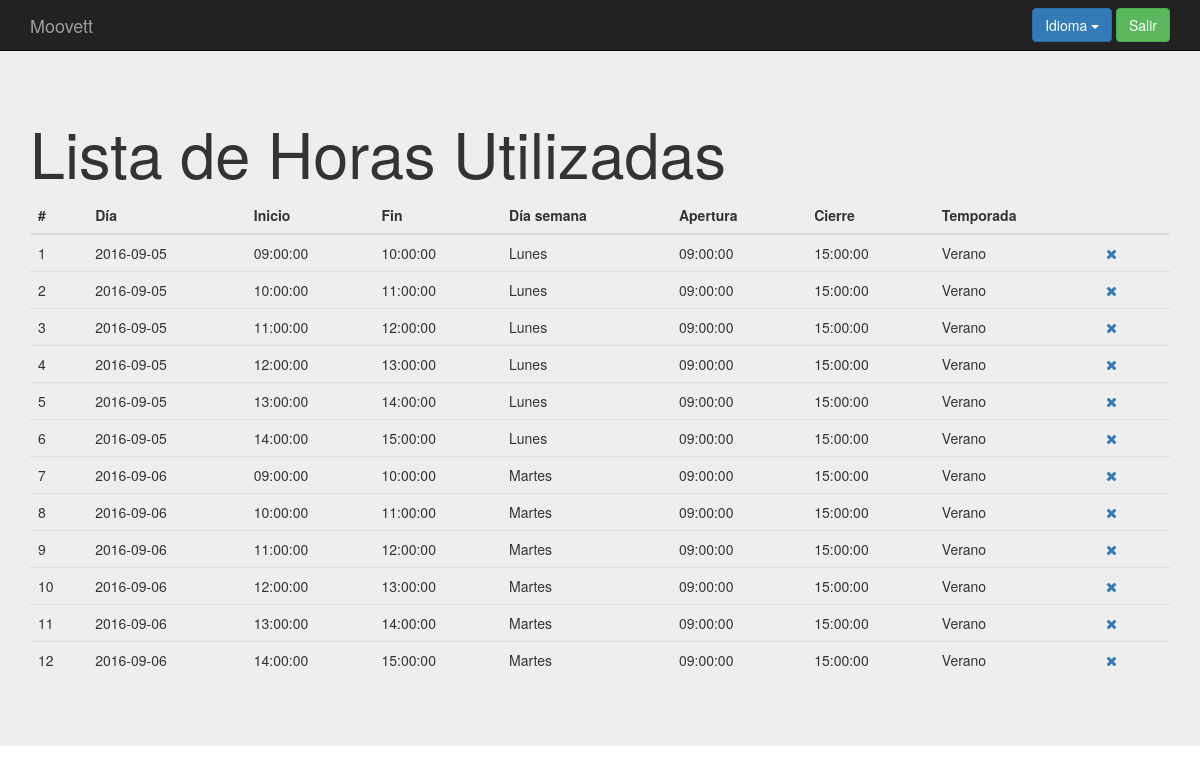
/index.php?controller=hour&action=showused (signed in), run on an earlier commit of the app's database.
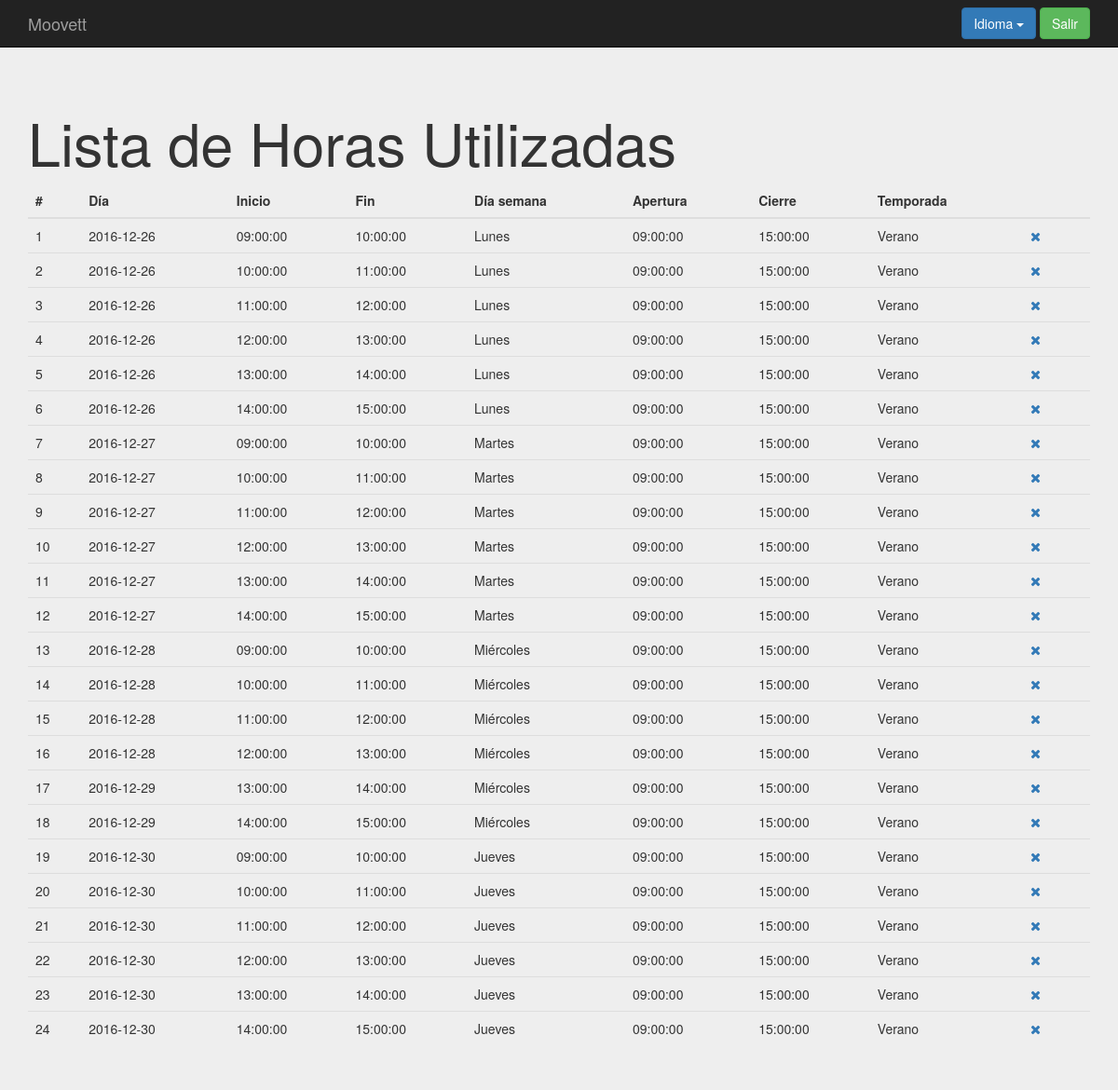
And on a later commit of the database.
### tables this page shows
create table `horas_posibles` (
  `id` int(11) not null,
  `dia` date not null,
  `hora_inicio` time not null,
  `hora_fin` time not null,
  `rango_horario_id` int(11) not null,
  `active` tinyint(1) not null default '0'
);

create table `rango_horario` (
  `id` int(11) not null,
  `dia_s` varchar(10) not null,
  `hora_apertura` time not null,
  `hora_cierre` time not null,
  `horario_temporada_id` int(11) not null
);

create table `horario_temporada` (
`id` int(11) not null,
  `dia_inicio` date not null,
  `dia_fin` date not null,
  `nombre_temp` varchar(30) not null
);

### core/ViewManager.php (called while the page is built, shortened)
<?php
class ViewManager {
    private $variables = array();
    public function setVariable($varname, $value, $flash=false) {
        $this->variables[$varname] = $value;
    }
    public function getVariable($varname, $default=NULL) {
        if (!isset($this->variables[$varname])) {
            return $default;
        }
        return $this->variables[$varname];
    }
    public function render($controller, $viewname) {
        include(__DIR__."/../Views/$controller/$viewname.php");
    }
    private static $viewmanager_singleton = NULL;
    public static function getInstance() {
        if (self::$viewmanager_singleton == null) {
            self::$viewmanager_singleton = new ViewManager();
        }
        return self::$viewmanager_singleton;
    }
}

### Controllers/HOUR_Controller.php (called while the page is built, shortened)
<?php
require_once(__DIR__."/../core/ViewManager.php");
require_once(__DIR__."/../core/I18n.php");
require_once(__DIR__."/../Models/Hour.php");
require_once(__DIR__."/../Models/HOUR_Model.php");
class HOUR_Controller extends BaseController {
    private $hourMapper;
    public function __construct() {
        $this->hourMapper = new HOUR_Model();
        $this->view->setLayout("default");
    }
    public function showused(){
        $hours = $this->hourMapper->fetch_all();
        $ranks = $this->hourMapper->fetch_ranks();
        $seasons = $this->hourMapper->fetch_seasons();
        $this->view->setVariable("seasons", $seasons);
        $this->view->setVariable("ranks", $ranks);
        $this->view->setVariable("hours", $hours);
        $this->view->render("hour", "HOUR_SHOWUSED_Vista");
    }
}

### index.php (called while the page is built, shortened)
<?php
function run() {
    try{
        $controller = loadController($_GET["controller"]);
        $actionName = $_GET["action"];
        $controller->$actionName();
    } catch(Exception $ex) {
        die($ex->getMessage());
  }
}
function loadController($controllerName) {
    return new $controllerClassName();
}
run();
?>

### core/I18n.php (called while the page is built, shortened)
<?php
class I18n {
  private $messages;
  public function setLanguage($language) {
    $this->messages = $i18n_messages;
  }
  public function i18n($key) {
    if (isset($this->messages[$key])){
      return $this->messages[$key];
    }else{
      return $key;
    }
  }
  private static $i18n_singleton = null;
  public static function getInstance() {
    if (self::$i18n_singleton == NULL) {
      self::$i18n_singleton = new I18n();
    }
    return self::$i18n_singleton;
  }
}
function i18n($key) {
  return I18n::getInstance()->i18n($key);
}

### Models/Hour.php (called while the page is built, shortened)
<?php
class Hour {
    private $id;
    private $day;
    private $opening;
    private $closing;
    private $rankid;
    private $active;
    public function __construct($id=NULL, $day=NULL,$opening=NULL,$closing=NULL,$rankid=NULL,$active=NULL) {
        $this->id = $id;
        $this->day = $day;
        $this->opening = $opening;
        $this->closing=$closing;
        $this->rankid=$rankid;
        $this->active=$active;
    }
    public function getID() {
        return $this->id;
    }
    public function getDay() {
        return $this->day;
    }
    public function getOpening() {
        return $this->opening;
    }
    public function getClosing() {
        return $this->closing;
    }
    public function getRankID() {
        return $this->rankid;
    }
    public function getActive() {
        return $this->active;
    }
}

### Models/HOUR_Model.php (called while the page is built, shortened)
<?php
require_once(__DIR__."/../core/PDOConnection.php");
class HOUR_Model {
    private $db;
    public function __construct() {
        $this->db = PDOConnection::getInstance();
    }
    public function fetch_all(){
        $sql = $this->db->prepare("SELECT * FROM horas_posibles");
        $sql->execute();
        $hours_db = $sql->fetchAll(PDO::FETCH_ASSOC);
        $hours = array();
        foreach ($hours_db as $hour) {
            array_push($hours, new Hour($hour["id"], $hour["dia"],$hour["hora_inicio"],$hour["hora_fin"],$hour["rango_horario_id"],$hour["active"]));
        }
        return $hours;
    }
    public function fetch_ranks(){
        $sql = $this->db->prepare("SELECT * FROM rango_horario");
        $sql->execute();
        $list_db = $sql->fetchAll(PDO::FETCH_ASSOC);
        if ($list_db!= NULL) {
            return $list_db;
        } else {
            return NULL;
        }
    }
    public function fetch_seasons(){
        $sql = $this->db->prepare("SELECT * FROM horario_temporada");
        $sql->execute();
        $list_db = $sql->fetchAll(PDO::FETCH_ASSOC);
        if ($list_db!= NULL) {
            return $list_db;
        } else {
            return NULL;
        }
    }
}

### core/PDOConnection.php (called while the page is built)
<?php
class PDOConnection {
    private static $dbhost = "127.0.0.1";
    private static $dbname = "moovett";
    private static $dbuser = "moovett";
    private static $dbpass = "moovett";
    private static $db_singleton = null;
    public static function getInstance() {
        if (self::$db_singleton == null) {
            self::$db_singleton = new PDO(
                "mysql:host=".self::$dbhost.";dbname=".self::$dbname.";charset=utf8",
                self::$dbuser,
                self::$dbpass,
                array(
                    PDO::ATTR_EMULATE_PREPARES => false,
                    PDO::ATTR_ERRMODE => PDO::ERRMODE_EXCEPTION
                )
            );
        }
        return self::$db_singleton;
    }
}
?>

### Views/hour/HOUR_SHOWUSED_Vista.php (the view, shortened to what the changed rows need)
<?php
require_once(__DIR__."/../../core/ViewManager.php");
$view = ViewManager::getInstance();
$view->setVariable("title", "Manage Hours");
$hours = $view->getVariable("hours");
$ranks = $view->getVariable("ranks");
$seasons = $view->getVariable("seasons");
?>
<div class="jumbotron">
    <div class="container">
    <h1><?= i18n("List of Used Hours")?></h1>
<table class="table">
      <thead>
        <tr>
          <th>#</th>
          <th><?= i18n("Day")?></th>
          <th><?= i18n("Start")?></th>
          <th><?= i18n("End")?></th>
          <th><?= i18n("Weekday")?></th>
          <th><?= i18n("Opening")?></th>
          <th><?= i18n("Closing")?></th>
          <th><?= i18n("Season")?></th>
          <th style="width: 72px;"></th>
        </tr>
      </thead>
      <tbody>
	  <?php foreach($hours as $hour){ ?>
      <?php if($hour->getActive()==true){ ?>
          <tr>
      	  <td><?php echo $hour->getID(); ?></td>
          <td><?php echo $hour->getDay(); ?></td>
          <td><?php echo $hour->getOpening(); ?></td>
          <td><?php echo $hour->getClosing(); ?></td>
          <?php foreach($ranks as $rank => $value){ ?>
          <?php if($value["id"]==$hour->getRankID()){ ?>
            <td><?php echo i18n($value["dia_s"]) ?></td>
            <td><?php echo $value["hora_apertura"]?></td>
            <td><?php echo $value["hora_cierre"]?></td>
            <?php foreach($seasons as $season => $values){ ?>
            <?php if($values["id"]==$value["horario_temporada_id"]){ ?>
              <td><?php echo $values["nombre_temp"]?></td>
              <?php }  } ?>
          	<?php }  }  ?>
          <td>
            <a href="index.php?controller=hour&action=delete&amp;id=<?php echo $hour->getID();  ?>" role="button" data-toggle="modal"><i class="fa fa-times" aria-hidden="true"></i></a>
          </td>
          <?php } ?>
        </tr>
	       <?php } ?>
      </tbody>
    </table>
    </div>
</div>

What changed in the data, as far as the page shows it:
changed horas_posibles id 1: dia "2016-09-05" → "2016-12-26"
changed horas_posibles id 2: dia "2016-09-05" → "2016-12-26"
changed horas_posibles id 3: dia "2016-09-05" → "2016-12-26"
changed horas_posibles id 4: dia "2016-09-05" → "2016-12-26"
changed horas_posibles id 5: dia "2016-09-05" → "2016-12-26"
changed horas_posibles id 6: dia "2016-09-05" → "2016-12-26"
changed horas_posibles id 7: dia "2016-09-06" → "2016-12-27"
changed horas_posibles id 8: dia "2016-09-06" → "2016-12-27"
changed horas_posibles id 9: dia "2016-09-06" → "2016-12-27"
changed horas_posibles id 10: dia "2016-09-06" → "2016-12-27"
changed horas_posibles id 11: dia "2016-09-06" → "2016-12-27"
changed horas_posibles id 12: dia "2016-09-06" → "2016-12-27"
now on this page (row edited): horas_posibles: id "13", dia "2016-12-28", hora_inicio "09:00:00", hora_fin "10:00:00", horario_temporada (nombre_temp "Verano")
now on this page (row unchanged): rango_horario: dia_s "Miércoles", hora_apertura "09:00:00", hora_cierre "15:00:00", horario_temporada (nombre_temp "Verano")
now on this page (row edited): horas_posibles: id "14", dia "2016-12-28", hora_inicio "10:00:00", hora_fin "11:00:00", horario_temporada (nombre_temp "Verano")
now on this page (row edited): horas_posibles: id "15", dia "2016-12-28", hora_inicio "11:00:00", hora_fin "12:00:00", horario_temporada (nombre_temp "Verano")
now on this page (row edited): horas_posibles: id "16", dia "2016-12-28", hora_inicio "12:00:00", hora_fin "13:00:00", horario_temporada (nombre_temp "Verano")
now on this page (row edited): horas_posibles: id "17", dia "2016-12-29", hora_inicio "13:00:00", hora_fin "14:00:00", horario_temporada (nombre_temp "Verano")
now on this page (row edited): horas_posibles: id "18", dia "2016-12-29", hora_inicio "14:00:00", hora_fin "15:00:00", horario_temporada (nombre_temp "Verano")
now on this page (row edited): horas_posibles: id "19", dia "2016-12-30", hora_inicio "09:00:00", hora_fin "10:00:00", horario_temporada (nombre_temp "Verano")
now on this page (row unchanged): rango_horario: dia_s "Jueves", hora_apertura "09:00:00", hora_cierre "15:00:00", horario_temporada (nombre_temp "Verano")
now on this page (row edited): horas_posibles: id "20", dia "2016-12-30", hora_inicio "10:00:00", hora_fin "11:00:00", horario_temporada (nombre_temp "Verano")
now on this page (row edited): horas_posibles: id "21", dia "2016-12-30", hora_inicio "11:00:00", hora_fin "12:00:00", horario_temporada (nombre_temp "Verano")
now on this page (row edited): horas_posibles: id "22", dia "2016-12-30", hora_inicio "12:00:00", hora_fin "13:00:00", horario_temporada (nombre_temp "Verano")
now on this page (row edited): horas_posibles: id "23", dia "2016-12-30", hora_inicio "13:00:00", hora_fin "14:00:00", horario_temporada (nombre_temp "Verano")
now on this page (row edited): horas_posibles: id "24", dia "2016-12-30", hora_inicio "14:00:00", hora_fin "15:00:00", horario_temporada (nombre_temp "Verano")
